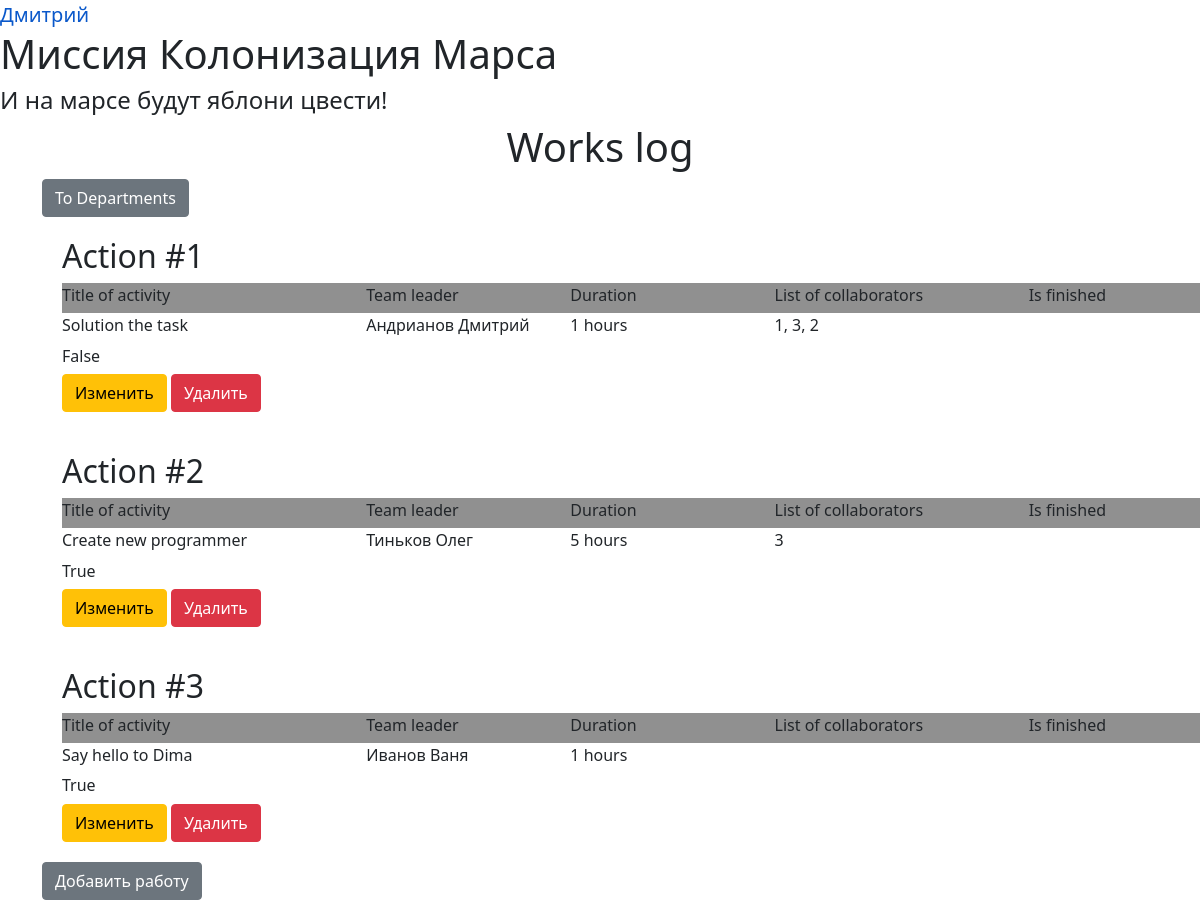
The app's page /tables (signed in) with its own data.
### data/users.py (models this page shows, shortened)
class User(SqlAlchemyBase, UserMixin, SerializerMixin):
    __tablename__ = 'users'
    id = sqlalchemy.Column(sqlalchemy.Integer,
                           primary_key=True, autoincrement=True)
    surname = sqlalchemy.Column(sqlalchemy.String)
    name = sqlalchemy.Column(sqlalchemy.String)
    age = sqlalchemy.Column(sqlalchemy.Integer)
    position = sqlalchemy.Column(sqlalchemy.String)
    speciality = sqlalchemy.Column(sqlalchemy.String)
    address = sqlalchemy.Column(sqlalchemy.String)
    email = sqlalchemy.Column(sqlalchemy.String, unique=True)
    hashed_password = sqlalchemy.Column(sqlalchemy.String, nullable=True)
    modified_date = sqlalchemy.Column(sqlalchemy.DateTime)
    city_from = sqlalchemy.Column(sqlalchemy.String)
    jobs = orm.relationship("Jobs", back_populates='user')
    department = orm.relationship("Department", back_populates='user')

### data/jobs.py (models this page shows)
class Jobs(SqlAlchemyBase, SerializerMixin):
    __tablename__ = 'jobs'
    id = sqlalchemy.Column(sqlalchemy.Integer,
                           primary_key=True, autoincrement=True)
    team_leader = sqlalchemy.Column(sqlalchemy.Integer,
                                    sqlalchemy.ForeignKey('users.id'))
    job = sqlalchemy.Column(sqlalchemy.String)
    work_size = sqlalchemy.Column(sqlalchemy.Integer)
    collaborators = sqlalchemy.Column(sqlalchemy.String)
    start_date = sqlalchemy.Column(sqlalchemy.DateTime, default=datetime.datetime.now)
    end_data = sqlalchemy.Column(sqlalchemy.DateTime, default=None)
    is_finished = sqlalchemy.Column(sqlalchemy.Boolean)
    user = orm.relationship('User')

### main.py (the view)
@app.route('/tables', methods=['GET', 'POST'])
def tables():
    form = JobsForm()
    if form.validate_on_submit():
        return redirect('/add_jobs')
    else:
        if current_user.is_authenticated:
            db_sess = db_session.create_session()
            jobs = db_sess.query(Jobs).filter()
            return render_template('tablets.html', job=jobs)
        else:
            return redirect('/login')

### data/db_session.py (called while the page is built)
def create_session() -> Session:
    global __factory
    return __factory()

### main.py (called while the page is built)
@login_manager.user_loader
def load_user(user_id):
    db_sess = db_session.create_session()
    return db_sess.query(User).get(user_id)

### templates/tablets.html
{% extends "base.html" %}
{% block content %}
<h1 class="text-mod">Works log</h1>
<a href="/departments" class="btn btn-secondary">To Departments</a>
{% for item in job %}
    <div class="indent">
        <h2>Action #{{item.id}}</h2>
        <div style="background: #909090; width: 1150px">
            <h6 class="one-line" style="width: 300px">Title of activity</h6>
            <h6 class="one-line" style="width: 200px">Team leader</h6>
            <h6 class="one-line" style="width: 200px">Duration</h6>
            <h6 class="one-line" style="width: 250px">List of collaborators</h6>
            <h6 class="one-line" style="width: 175px">Is finished</h6>
        </div>
        <div>
            <h6 class="one-line" style="width: 300px">{{item.job}}</h6>
            <h6 class="one-line" style="width: 200px">{{item.user.surname}} {{item.user.name}}</h6>
            <h6 class="one-line" style="width: 200px">{{item.work_size}} hours</h6>
            <h6 class="one-line" style="width: 250px">{{item.collaborators}}</h6>
            <h6 class="one-line" style="width: 175px">{{item.is_finished == 1}}</h6>
        </div>
        {% if current_user.is_authenticated %}
            {% if current_user.id == 1 or current_user == item.user%}
                <div>
                    <a href="/edit_jobs/{{ item.id }}" class="btn btn-warning one-line">
                        Изменить
                    </a>
                    <a href="/delete_jobs/{{ item.id }}" class="btn btn-danger one-line">
                        Удалить
                    </a>
                </div>
            {% endif %}
        {% endif %}
    </div>
{% endfor %}
{% if current_user.is_authenticated %}
    <a href="add_jobs" class="btn btn-secondary">Добавить работу</a>
{% endif %}
{% endblock %}

### templates/base.html (shortened to what this page needs)
<!DOCTYPE html>
<html lang="ru">
<head>
    <link href="/static/style.css" rel="stylesheet" type="text/css"></link>
    <link href="/static/for_form.css" rel="stylesheet" type="text/css"></link>
    <link rel="stylesheet"
                                 href="https://cdn.jsdelivr.net/npm/bootstrap@5.0.0-beta1/dist/css/bootstrap.min.css"
>
    <nav>
        {% if current_user.is_authenticated %}
            <a class="navbar-brand" href="/logout">{{ current_user.name }}</a>
        {% else %}
            <p>
                <a class="btn btn-primary " href="/register">Зарегистрироваться</a>
                <a class="btn btn-success" href="/login">Войти</a>
            </p>
        {% endif %}
    </nav>
    </head>
    <body>
        <h1>Миссия Колонизация Марса</h1>
        <h4>И на марсе будут яблони цвести!</h4>
        <main role="main" class="container move-one-tab">
            {% block content %}{% endblock %}
        </main>
    </body>
</html>

### static/style.css (style rules this page uses)
.move-one-tab { margin-left: 20px; margin-bottom: 20px; }
.one-line { display: inline-block; }

### static/for_form.css (style rules this page uses)
.indent { padding: 20px; }
.text-mod { text-align: center; }

### records on screen
User: name "Дмитрий"
Jobs: id "1", job "Solution the task", user.surname "Андрианов", user.name "Дмитрий", work_size "1", collaborators "1, 3, 2", is_finished "False"
Jobs: id "2", job "Create new programmer", user.surname "Тиньков", user.name "Олег", work_size "5", collaborators "3", is_finished "True"
Jobs: id "3", job "Say hello to Dima", user.surname "Иванов", user.name "Ваня", work_size "1", is_finished "True"
